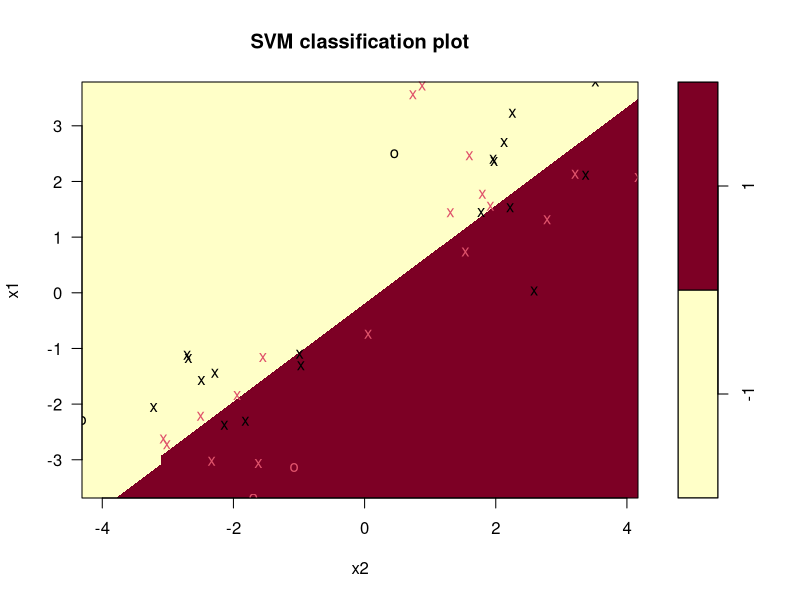

The R source for this figure:
# Load necessary library
library(e1071)

# Generate example data
set.seed(123)
x1 <- rnorm(20, mean = 2, sd = 1)
x2 <- rnorm(20, mean = -2, sd = 1)
y <- factor(c(rep(1, 10), rep(-1, 10)))  # Class labels

# Create a 2D dataset (adding another feature)
x3 <- rnorm(20, mean = 2, sd = 1)  # Another random variable
x4 <- rnorm(20, mean = -2, sd = 1)

# Combine into a data frame
data <- data.frame(x1 = c(x1, x2), x2 = c(x3, x4), y = y)

# Train an SVM model using a linear kernel
svm_model <- svm(y ~ ., data = data, kernel = "linear", scale = FALSE)
png("test_svm.png", width = 1600, height = 800)
# Plot the decision boundary
plot(svm_model, data)

# Print the support vectors
print(svm_model$index)  # Indices of support vectors
dev.off()
